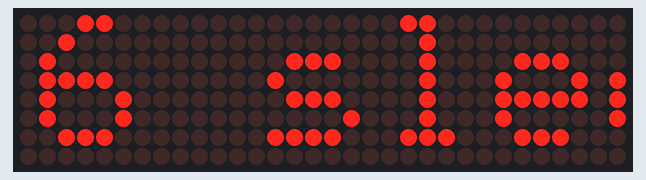
This sketch was run on a simulated ESP8266 (Wemos D1 mini). Shown: 32×8 LED matrix. WiFi joins after 1.5 s; servers stay silent unless stated; the local clock reads 2024-03-15 10:24:30 at power-on unless the sketch sets it; what the sketch prints to the serial monitor is not drawn.

Above: at 1.6 s.
At 3.92 s:
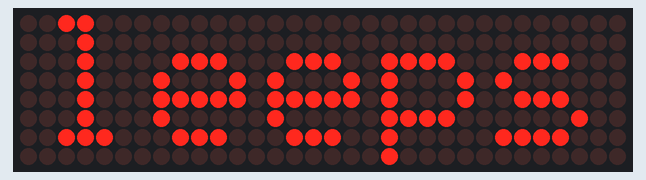
At 6.1 s:
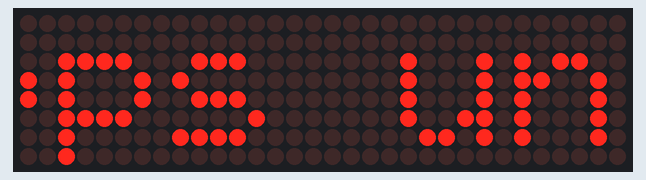
At 11.34 s:
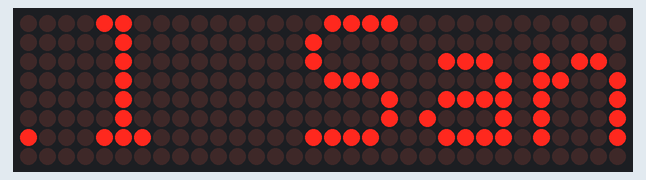
At 16.46 s:
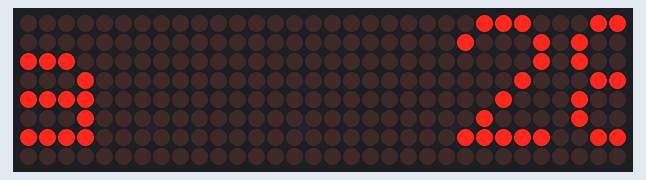
At 21.71 s:
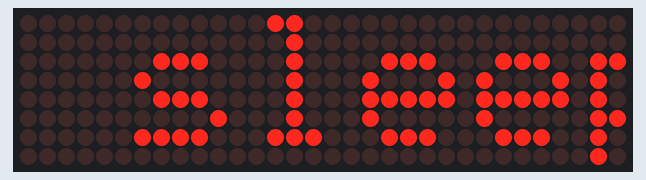

Measured:
- by itself, everything shown: repeats every 19.2 s, in 150 steps

The sketch:

santacountdown_firmware.ino
```cpp
/*

   Santa Couuntdown Display

   A bit of Christmas fun for the Element 14 Holidays Competition

   Alistair MacDonald 2024

*/

#include <ESP8266WiFi.h>
#include <time.h>

#include <LEDMatrixDriver.hpp>
#include "font6x8.h"

// Settings

#define MATRIXWIDTH 4
#define LEDMATRIX_CS_PIN D8
// Note the DIN goes to D7 and CLK to D5 (max7219 to Lolin/Wemos D1 mini)

#define MY_WIFISSID "************"
#define MY_WIFIPSK  "************"

#define MY_NTP_SERVER "pool.ntp.org"
#define MY_TZ "GMT0BST,M3.5.0/1,M10.5.0"
// More time zone information can be found in https://github.com/nayarsystems/posix_tz_db/blob/master/zones.csv


LEDMatrixDriver lmd(MATRIXWIDTH, LEDMATRIX_CS_PIN);

// A function to update the display
// inString it the test, and inOffset is the horizontal offset
void drawAll( String inString, int inOffset = 0 ) {
  int pos, offsetcol, val;

  // Loop though the colums of the display
  for ( int col = 0; col < (MATRIXWIDTH * 8); col++ ) {

    // Work out the charicter offset that we are sending
    offsetcol = col + inOffset;
    pos = (( inString[(offsetcol / 6) % inString.length()] - 32 ) * 6) + (offsetcol % 6);

    // Loop though the rows of the display
    for ( int row = 0; row < 8; row++ ) {
      // Work out the pixel state (checking for a space)
      val = ssd1306xled_font6x8[pos] & (0x01 << row);
      // Send the new pixel state to the deisplay driver
      lmd.setPixel( col, row, val );
    }

  }
}


// Calculate and return the number of "sleeps" (aka midnights) until Christmas morning
int sleepsToChristmas() {

  time_t now;
  tm tm;

  // Get the currnet time
  time(&now);                       // read the current time
  localtime_r(&now, &tm);           // update the structure tm with the current time

  // Work out the day of the year Christmas falls on (we need to add one on a leap year)
  int dayofyearChristmas = 359;
  // This conculates if it is a leap year
  if ( ( ( tm.tm_year % 4 ) == 0 ) &&
       ( ( ( tm.tm_year % 100 ) != 0 ) || ( ( tm.tm_year % 400 ) == 0 ) )
     ) {
    dayofyearChristmas ++;
  }

  // Return the number of sleeps to go
  return dayofyearChristmas - tm.tm_yday;

}

// The setup routine
void setup() {

  // Init the serial port for debugging
  Serial.begin(115200);

  // Init the clock / NTP client
  configTime(MY_TZ, MY_NTP_SERVER);

  // Init the display
  lmd.setEnabled(true);
  lmd.setIntensity(0);   // 0 = low, 10 = high
  lmd.display();

  // Connect to the WiFi so we can get the time
  Serial.print("Connecting to wifi...");
  WiFi.mode(WIFI_STA);
  WiFi.begin(MY_WIFISSID, MY_WIFIPSK);

  while (WiFi.status() != WL_CONNECTED) {
    delay(500);
    Serial.print(".");
  }
  Serial.println("");

  Serial.println("WiFi connected");
  Serial.println("IP address: ");
  Serial.println(WiFi.localIP());

}


// The main loop
void loop() {

  // Work out what to display
  String lineBuffer;
  int sleeps = sleepsToChristmas();
  // If it is on or after Christmas day use a default message
  if (sleeps<=0) {
    lineBuffer = "Happy Christmas!   ";
  }
  // If it is before Christmas day create the countdown message
  else {
    lineBuffer = String(sleeps) + " sleeps until Santa   ";
  }

  // Calculate the horisontal offset based on the microcontrolelr run time
  unsigned long now = millis();
  unsigned long offset = ( now / 128 ) % ( lineBuffer.length() * 6 );

  // Update the display
  drawAll( lineBuffer, offset );
  lmd.display();

  // Save a little power by delaying as few milliseconds
  delay(40);

}
```

Source omitted: font6x8.h (data table, 4881 bytes)
